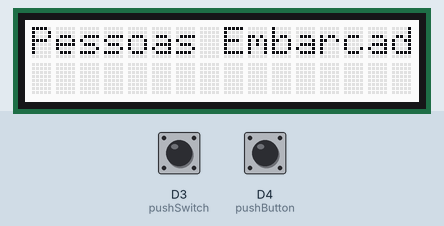
The sketch below on a simulated Arduino MKR. On the bench: 16×2 character LCD. Inputs (shaded band) come from the test bench; at power-on: D3 (pushSwitch) LOW, D4 (pushButton) LOW. The local clock reads 2024-03-15 10:24:30 at power-on unless the sketch sets it.

Above: at 1.2 s.
1.3 s: D3 (pushSwitch) pulled HIGH for 0.15 s
At 2.8 s:
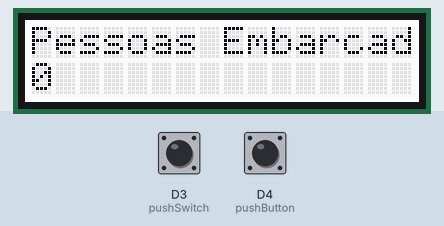
Timing chart, 0 to 4.3 s (numbered marks = the images above; inputs shaded):
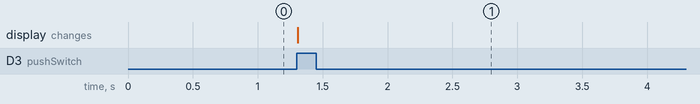

Measured:
- after the input at 1.3 s, the display: changes at once (image 1)

The sketch:

resposta1.ino
```cpp
#include <Wire.h>
#include "rgb_lcd.h"
#include <SPI.h>
#include <FlashStorage.h>
#include <DS1307.h>


// ----------------------------------------------------------- CABEÇALHO E GLOBAIS:

//Foi definido a porta 4 por convenção com relação a aula
const int pushButton = 4;
int stateButton = 0;

//Usando como solução para o estado da porta:
const int pushSwitch = 3;
int stateSwitch = 0;

//Para poder usar o display:
rgb_lcd lcd;

int initial_value_people = 0;
int previous_value_people = 0;
int difference_value = 0;

//Para usar o relógio RTC
DS1307 clock;


//Preparando os valores para serem guardados na FLASH:
FlashStorage(actual_value_people, int);

const int power = 15; // Pino de alimentação


// ----------------------------------------------------------- MÉTODOS:
//Função para o papel de contador
int increment(int number){
  return number++;
}

/*
Para a relação de desligar a alimentação quando a porta estiver fechada, vou usar a peça Groove - Switch (P) [referência: https://wiki.seeedstudio.com/Grove_Starter_Kit_Plus/] e os
estados guardados na variável "power" que está conectado ao pino de alimentação 15
*/
//Função para o papel de desligar a alimentação
void set_on(){
  digitalWrite(power, HIGH);
}

void set_off(){
  digitalWrite(power, LOW);
}

//Métodos para ler e escrever na memória
void store_flash(int valor){
  actual_value_people.write(valor);
}

int read_flash(){
  return actual_value_people.read();
}

/*
Considerando o uso do clocker RTC que funciona com bateria, a função a seguir são os passos para a comparação dos passageiros de um dia para o outro
passando pelos passos de Armazenar os valores -> calcular a diferença -> limpar o display -> printar no display a diferença
*/

void reset_system(){
  int initial_value_people = 0;

  int previous_value_people = read_flash();

  int difference_value = initial_value_people - previous_value_people;

  lcd.clear();

  lcd.setCursor(0, 0);
  lcd.print("Diferença de passageiros");

  lcd.setCursor(0, 1);
  lcd.print(difference_value);
}


void setup() {
  Serial.begin(9600);
  SerialUSB.begin(9600);

  //Começo da resolução se dá com setar o botão que será pressionado quando as pessoas entrarem no ônibus
  pinMode(pushButton, INPUT);

  //Para regulação de abrir e fechar a porta
  pinMode(pushSwitch, INPUT);

  //Inicializando o tempo e ajustando para a data corrente dessa implementação:
  clock.begin();
  clock.fillByHMS(15,28,30);

  //Set do uso do display lcd:
  lcd.begin(16, 2);
  lcd.setCursor(0, 0);
  lcd.print("Pessoas Embarcadas:"); //mensagem para notificar do que se tratará o número logo em seguida
}

void set_cursor_numbers(int var){
  lcd.setCursor(0,1);
  lcd.print(var);
}

void loop() {

  //Leitura do estado do PushButton, lembrando que ele começa como 0, então o contrário será utilizado como "gatilho" para a contagem
  stateButton = digitalRead(pushButton);
  stateSwitch = digitalRead(pushSwitch);

  //Selecionando a data atual corrente, dado o fato da data acionada no relógio do setup
  clock.getTime();
  if (clock.hour == 23 && clock.minute == 59) {
    delay(60000);
    clock.getTime();
    // checa se passou da meia-noite
    reset_system();
    actual_value_people.write(0);
  }

  //Se o switch estiver na posição high, então a contagem de passageiros é aberta, em outro caso, a placa não recebrá alimentação
  if (stateSwitch == HIGH){
    set_on();
    int var = read_flash();
    set_cursor_numbers(var);
    if (stateButton == HIGH) {
      increment(var);
      store_flash(var);
    }
  } else {
      set_off();
  }

  clock.getTime();
}
```
